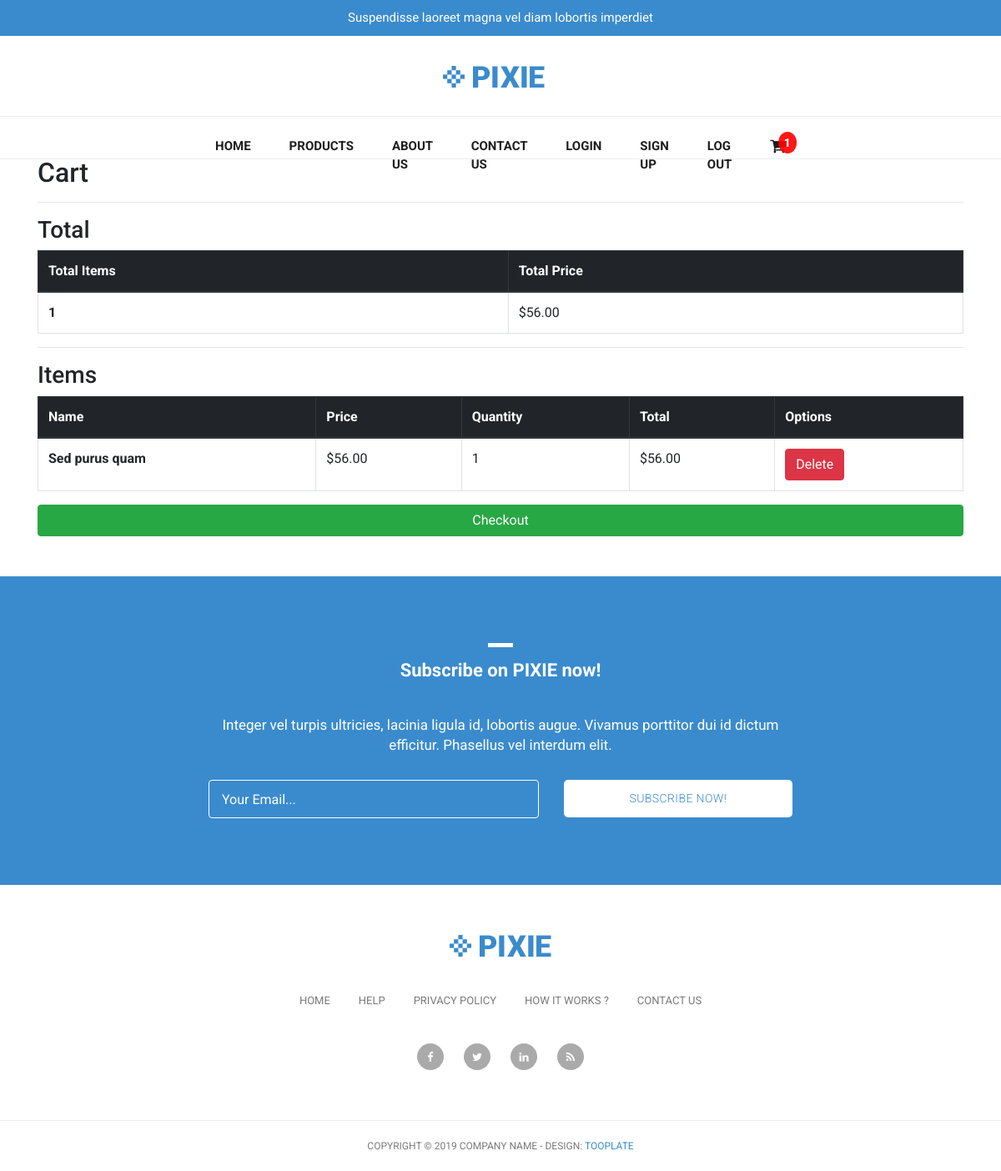
/cart/ (signed in), run on an earlier commit of the app's database.
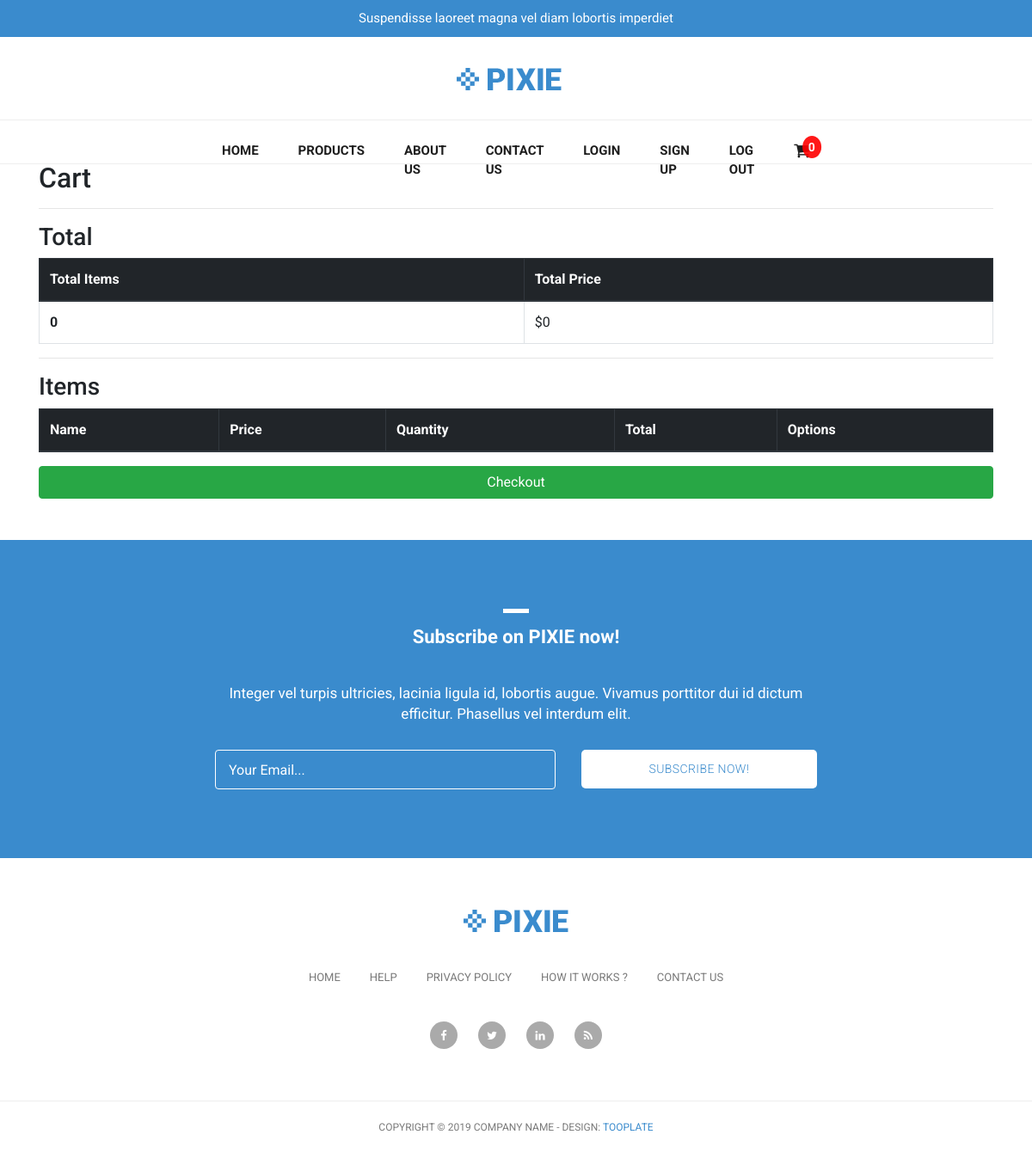
And on a later commit of the database.
### ecommerce/models.py (models this page shows, shortened)
class OrderItem(models.Model):
    product = models.ForeignKey(Product , on_delete=models.SET_NULL , null=True , blank=True)
    order = models.ForeignKey(Order , on_delete=models.SET_NULL , null=True , blank=True)
    quantity = models.IntegerField(default=0 , null=True , blank=True)
    date_added = models.DateTimeField(auto_now_add=True)
    @property
    def get_total(self):
        total = self.product.price * self.quantity
        return total

class Product(models.Model):
    name = models.CharField(max_length=200 , null=True)
    price = models.DecimalField(max_digits=7 , decimal_places=2)
    image = models.ImageField(null=True , blank=True)
    description = models.TextField(null=True , blank=True)

### ecommerce/views.py (the view)
# urls.py: path('cart/', views.cart, name='cart'),
def cart(request):
    if request.user.is_authenticated:
        customer = request.user.customer
        order, created = Order.objects.get_or_create(customer=customer , complete = False)
        items = order.orderitem_set.all()
        cartItems = order.get_cart_item
        cartTotal = order.get_cart_total
    else:
        pass
    products = Product.objects.all()
    context = {'order': order ,'items': items, 'cartItems': cartItems , 'cartTotal': cartTotal}
    return render(request, 'ecommerce/cart.html', context)

### ecommerce/models.py (called while the page is built)
    @property
    def get_cart_item(self):
        orderitems = self.orderitem_set.all()
        total = sum([item.quantity for item in orderitems])
        return total

    @property
    def get_cart_total(self):
        orderitems = self.orderitem_set.all()
        total = sum([item.get_total for item in orderitems])
        return total

### ecommerce/templates/ecommerce/cart.html (shortened to what this page needs)
{% extends 'ecommerce/base.html' %} {% load static %} {% block content %}
<div class="container mt-5">
  <h2>Cart</h2>
  <hr />
  <h3>Total</h3>
  <table class="table table-bordered">
    <thead class="thead-dark">
      <tr>
        <th scope="col">Total Items</th>
        <th scope="col">Total Price</th>
      </tr>
    </thead>
    <tbody>
      <tr>
        <th scope="row">{{cartItems}}</th>
        <td>${{cartTotal}}</td>
      </tr>
    </tbody>
  </table>
  <hr />
  <h3>Items</h3>
  <table class="table table-bordered">
    <thead class="thead-dark">
      <tr>
        <th scope="col">Name</th>
        <th scope="col">Price</th>
        <th scope="col">Quantity</th>
        <th scope="col">Total</th>
        <th scope="col">Options</th>
      </tr>
    </thead>
    <tbody>
      {% for item in items %}
      <tr>
        <th scope="row">{{item.product.name}}</th>
        <td>${{item.product.price}}</td>
        <td>{{item.quantity}}</td>
        <td>${{item.get_total}}</td>
        <td>
            <button data-itemId="{{item.id}}" class="btn btn-danger deleteItem">
                Delete
              </button>
        </td>
      </tr>
    </tbody>
    {% endfor %}
  </table>
  <a class="btn btn-success btn-block mb-5" href="{% url 'checkout' %}">Checkout</a>
</div>
{% endblock %}

### ecommerce/templates/ecommerce/base.html (shortened to what this page needs)
<!DOCTYPE html>
{% load static %}
<html lang="en">
  <head>
    <link href="{% static 'css/bootstrap.min.css' %}" rel="stylesheet" />
    <link rel="stylesheet" href="{% static 'css/fontawesome.css' %}" />
    <link rel="stylesheet" href="{% static 'css/tooplate-main.css' %}" />
    <link rel="stylesheet" href="{% static 'css/owl.css' %}" />
    <link rel="stylesheet" href="{% static 'css/flex-slider.css' %}" />
  </head>
  <body>
    <div id="pre-header">
      <div class="container">
        <div class="row">
          <div class="col-md-12">
            <span>Suspendisse laoreet magna vel diam lobortis imperdiet</span>
          </div>
        </div>
      </div>
    </div>
    <nav class="navbar navbar-expand-lg navbar-dark bg-dark static-top">
      <div class="container">
        <a class="navbar-brand" href="#"
          ><img src="{% static 'images/header-logo.png' %}" alt=""
        /></a>
        <div class="collapse navbar-collapse" id="navbarResponsive">
          <ul class="navbar-nav ml-auto mt-2">
            <li class="nav-item">
              <a class="nav-link" href="{% url 'index' %}"
                >Home
              </a>
            </li>
            <li class="nav-item">
              <a class="nav-link" href="{% url 'products' %}">Products</a>
            </li>
            <li class="nav-item">
              <a class="nav-link" href="{% url 'about' %}">About Us</a>
            </li>
            <li class="nav-item">
              <a class="nav-link" href="{% url 'contact' %}">Contact Us</a>
            </li>
            <li class="nav-item">
              <a class="nav-link" href="{% url 'contact' %}">Login</a>
            </li>
            <li class="nav-item">
              <a class="nav-link" href="{% url 'signup' %}">Sign Up</a>
            </li>
            <li class="nav-item">
              <a class="nav-link" href="{% url 'contact' %}">Log out</a>
            </li>
            <li class="nav-item cart-icon">
              <a class="nav-link" href="{% url 'cart' %}"
                ><i class="fa fa-shopping-cart fa-lg"></i>
                <p class="cart-total">{{cartItems|floatformat:0}}</p></a
              >
            </li>
          </ul>
        </div>
      </div>
    </nav>
    {% block content %}
    {% endblock %}
    <div class="subscribe-form">
      <div class="container">
        <div class="row">
          <div class="col-md-12">
            <div class="section-heading">
              <div class="line-dec"></div>
              <h1>Subscribe on PIXIE now!</h1>
            </div>
          </div>
          <div class="col-md-8 offset-md-2">
            <div class="main-content">
              <p>
                Integer vel turpis ultricies, lacinia ligula id, lobortis augue.
                Vivamus porttitor dui id dictum efficitur. Phasellus vel
                interdum elit.
              </p>
              <div class="container">
                <form id="subscribe" action="" method="get">
                  <div class="row">
                    <div class="col-md-7">
                      <fieldset>
                        <input
                          name="email"
                          type="text"
                          class="form-control"
                          id="email"
                          onfocus="if(this.value == 'Your Email...') { this.value = ''; }"
                          onBlur="if(this.value == '') { this.value = 'Your Email...';}"
                          value="Your Email..."
                          required=""
                        />
                      </fieldset>
                    </div>
                    <div class="col-md-5">
                      <fieldset>
                        <button type="submit" id="form-submit" class="button">
                          Subscribe Now!
                        </button>
                      </fieldset>
                    </div>
                  </div>
                </form>
              </div>
            </div>
          </div>
        </div>
      </div>
    </div>
    <div class="footer">
      <div class="container">
        <div class="row">
          <div class="col-md-12">
            <div class="logo">
              <img src="{% static 'images/header-logo.png' %}" alt="" />
            </div>
          </div>
          <div class="col-md-12">
            <div class="footer-menu">
              <ul>
                <li><a href="#">Home</a></li>
                <li><a href="#">Help</a></li>
                <li><a href="#">Privacy Policy</a></li>
                <li><a href="#">How It Works ?</a></li>
                <li><a href="#">Contact Us</a></li>
              </ul>
            </div>
          </div>
          <div class="col-md-12">
            <div class="social-icons">
              <ul>
                <li>
                  <a href="#"><i class="fa fa-facebook"></i></a>
                </li>
                <li>
                  <a href="#"><i class="fa fa-twitter"></i></a>
                </li>
                <li>
                  <a href="#"><i class="fa fa-linkedin"></i></a>
                </li>
                <li>
                  <a href="#"><i class="fa fa-rss"></i></a>
                </li>
              </ul>
            </div>
          </div>
        </div>
      </div>
    </div>
    <div class="sub-footer">
      <div class="container">
        <div class="row">
          <div class="col-md-12">
            <div class="copyright-text">
              <p>
                Copyright &copy; 2019 Company Name - Design:
                <a rel="nofollow" href="https://www.facebook.com/tooplate"
                  >Tooplate</a
                >
              </p>
            </div>
          </div>
        </div>
      </div>
    </div>
  </body>
</html>

### ecommerce/static/css/tooplate-main.css (style rules this page uses)
body { font-family: 'Roboto', sans-serif; transition: all 0.5s; }
p { margin-bottom: 0px; font-size: 14px; color: #4a4a4a; line-height: 24px; }
a { text-decoration: none!important; }
.copyright-text { text-transform: uppercase; }
.section-heading { margin-top: 80px; margin-bottom: 40px; }
.section-heading .line-dec { width: 30px; height: 5px; background-color: #3a8bcd; }
.section-heading h1 { font-size: 22px; font-weight: 700; color: #1e1e1e; margin-top: 15px; }
#pre-header { background-color: #3a8bcd; text-align: center; }
#pre-header span { color: #fff; font-size: 15px; padding: 10px 0px; display: inline-block; }
.navbar .navbar-brand { text-align: center; width: 100%; position: relative; padding: 25px 0px; }
.bg-dark { background-color: #fff!important; border-bottom: 1px solid #eee; }
#navbarResponsive { z-index: 999; position: absolute; left: 50%; top: 105px; transform: translateX(-50%); }
.navbar-dark .navbar-nav .nav-item { margin: 0px 15px; }
.navbar-dark .navbar-nav .nav-link { text-transform: uppercase; font-size: 15px; font-weight: 700; color: #1e1e1e; transition: all 0.5s; }
.navbar:after { width: 100%; height: 1px; background-color: #eee; content: ''; position: absolute; left: 0; bottom: -52px; }
.subscribe-form { background-color: #3a8bcd; padding: 80px 0px; text-align: center; }
.subscribe-form .section-heading { margin-top: 0px; }
.subscribe-form .section-heading h1 { color: #fff; }
.subscribe-form .section-heading .line-dec { background-color: #fff; margin: 0 auto; }
.subscribe-form .main-content p { font-size: 17px; color: #fff; margin-bottom: 30px; }
.subscribe-form .main-content form { color: #fff; display: inline; }
.subscribe-form .main-content form input { display: inline; }
.subscribe-form .main-content form input { width: 100%; height: 46px; border: 1px solid #fff; background-color: transparent; padding-left: 15px; color: #fff; outline: none; }
.subscribe-form .main-content form button { width: 100%; height: 45px; cursor: pointer; background-color: #fff; outline: none; border-radius: 5px; padding: 10px 15px; display: inline-block; color: #3a8bcd; font-size: 14px; text-transform: uppercase; font-weight: 300; letter-spacing: 0.4px; text-decoration: none; transition: all 0.5s; box-shadow: none; border: none; }
.footer { text-align: center; }
.footer ul { padding: 0px; margin: 0px; }
.footer ul li { list-style: none; display: inline-block; }
.footer .logo img { max-width: 100%; margin-top: 60px; margin-bottom: 40px; }
.footer .footer-menu { margin-bottom: 40px; }
.footer .footer-menu ul li { margin: 0px 15px; }
.footer .footer-menu a { font-size: 13px; color: #7a7a7a; text-transform: uppercase; transition: all 0.5s; }
.footer .social-icons { margin-bottom: 60px; }
.footer .social-icons ul li { margin: 0px 10px; }
.footer .social-icons a { width: 32px; height: 32px; color: #fff; background-color: #aaa; text-align: center; display: inline-block; line-height: 33px; border-radius: 50%; font-size: 13px; transition: all 0.5s; }
.sub-footer { border-top: 1px solid #eee; text-align: center; }
.sub-footer p { font-size: 12px; color: #7a7a7a; line-height: 60px; }
.sub-footer a { color: #3a8bcd; text-decoration: none; }

What changed in the data, as far as the page shows it:
removed OrderItem: product.name "Sed purus quam", product.price "56.00", quantity "1", get_total "56.00"
Also different on the page:
{{ cartItems|floatformat:0 }}: "1" → "0"
{{ cartItems }}: "1" → "0"
{{ cartTotal }}: "56.00" → "0"
